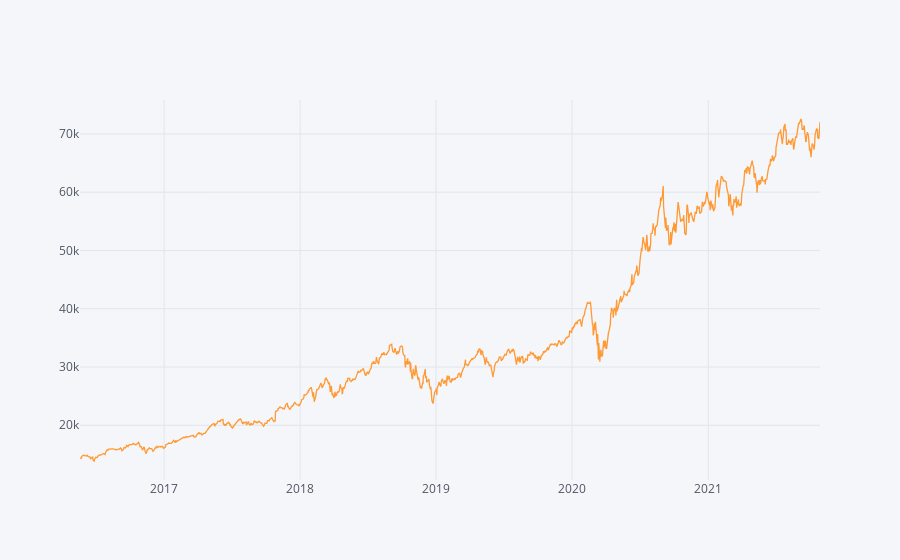
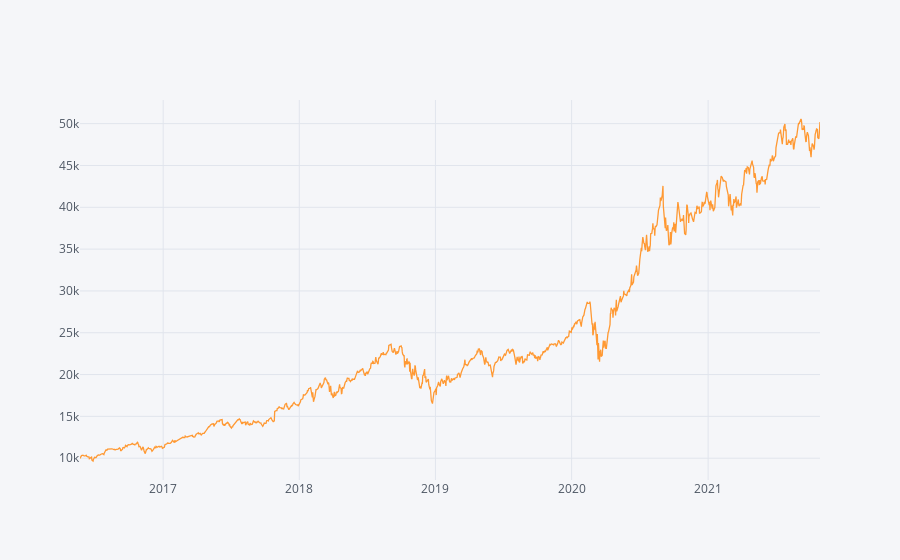

Notebook code cell kept with these figures, in order:
### Code cell
absolute_return_tf = (results['Close'].iloc[-1]-capital)/capital
CAGR_tf = ((results['Close'].iloc[-1]-capital)**(365/(df.index[-1] - df.index[0]).days))-1
information_ratio_tf = (results.Close.pct_change().mean()/results.Close.pct_change().std())*((252) **0.5)



absolute_return_bh = (results.Close.iloc[-1]-results.Open.iloc[0])/results.Open.iloc[0]
CAGR_bh = ((results.Close.iloc[-1]/results.Open.iloc[0])**(252/len(df)))-1
information_ratio_bh = (results.Close.pct_change().mean()/results.Close.pct_change().std())*((252) **0.5)




s=f"""Abslute Return of Our Algorithmic Trading:{absolute_return_tf*100:.2f}%
Abslute Return of Our buy-and-hold Trading :{absolute_return_bh*100:.2f}%
CAGR of Our Algorithmic Trading: {CAGR_tf*100:.2f}%
CAGR of Our buy-and-hold Trading: {CAGR_bh*100:.2f}%
Information Ratio of Our Algorithmic Trading:{information_ratio_tf:.2f}
Information Ratio of Our buy-and-hold Trading:{information_ratio_bh:.2f}
"""

print(s)
results.Close.iplot()

((results.Close.pct_change().dropna()+1).cumprod()*capital).iplot()

### Figure 1 — Plotly figure (JSON) as saved in the notebook; plotly's stock layout.template omitted (floating-point values rounded to 4 significant figures; data arrays with more than 128 entries replaced by an {"elided": "..."} marker saying what was removed)
{"data": [{"line": {"color": "rgba(255, 153, 51, 1.0)", "dash": "solid", "shape": "linear", "width": 1.3}, "mode": "lines", "name": "Close", "text": "", "type": "scatter", "x": {"elided": "1371 str values"}, "y": {"elided": "1371 float values"}}], "layout": {"autosize": true, "legend": {"bgcolor": "#F5F6F9", "font": {"color": "#4D5663"}}, "paper_bgcolor": "#F5F6F9", "plot_bgcolor": "#F5F6F9", "title": {"font": {"color": "#4D5663"}}, "xaxis": {"autorange": true, "gridcolor": "#E1E5ED", "range": ["2016-05-20", "2021-10-28"], "showgrid": true, "tickfont": {"color": "#4D5663"}, "title": {"font": {"color": "#4D5663"}, "text": ""}, "type": "date", "zerolinecolor": "#E1E5ED"}, "yaxis": {"autorange": true, "gridcolor": "#E1E5ED", "range": [10610.0, 75820.0], "showgrid": true, "tickfont": {"color": "#4D5663"}, "title": {"font": {"color": "#4D5663"}, "text": ""}, "type": "linear", "zerolinecolor": "#E1E5ED"}}}

### Figure 2 — Plotly figure (JSON) as saved in the notebook; plotly's stock layout.template omitted (floating-point values rounded to 4 significant figures; data arrays with more than 128 entries replaced by an {"elided": "..."} marker saying what was removed)
{"data": [{"line": {"color": "rgba(255, 153, 51, 1.0)", "dash": "solid", "shape": "linear", "width": 1.3}, "mode": "lines", "name": "Close", "text": "", "type": "scatter", "x": {"elided": "1370 str values"}, "y": {"elided": "1370 float values"}}], "layout": {"autosize": true, "legend": {"bgcolor": "#F5F6F9", "font": {"color": "#4D5663"}}, "paper_bgcolor": "#F5F6F9", "plot_bgcolor": "#F5F6F9", "title": {"font": {"color": "#4D5663"}}, "xaxis": {"autorange": true, "gridcolor": "#E1E5ED", "range": ["2016-05-23", "2021-10-28"], "showgrid": true, "tickfont": {"color": "#4D5663"}, "title": {"font": {"color": "#4D5663"}, "text": ""}, "type": "date", "zerolinecolor": "#E1E5ED"}, "yaxis": {"autorange": true, "gridcolor": "#E1E5ED", "range": [7392.0, 52830.0], "showgrid": true, "tickfont": {"color": "#4D5663"}, "title": {"font": {"color": "#4D5663"}, "text": ""}, "type": "linear", "zerolinecolor": "#E1E5ED"}}}
